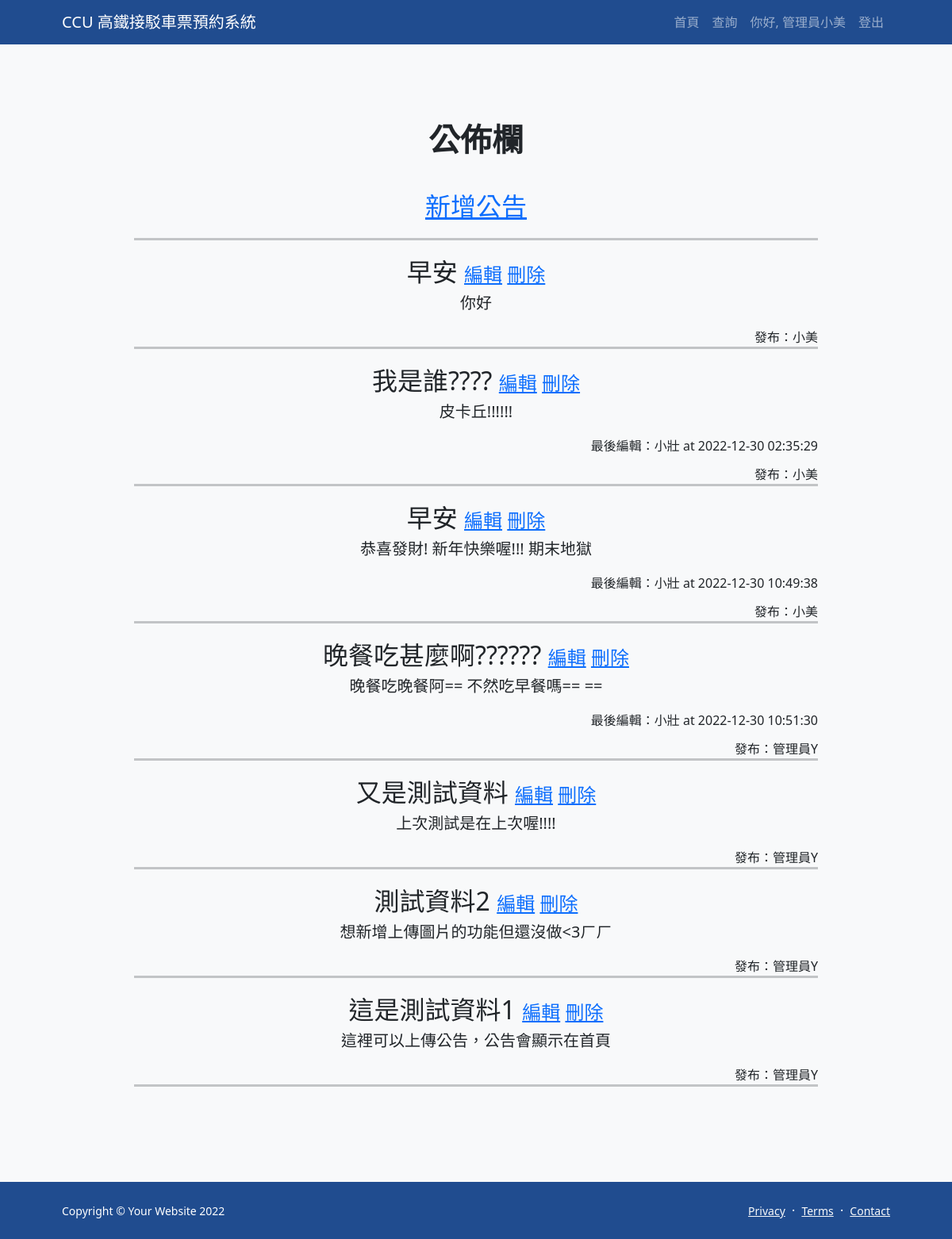
The app's page /announce.php (signed in), older data.
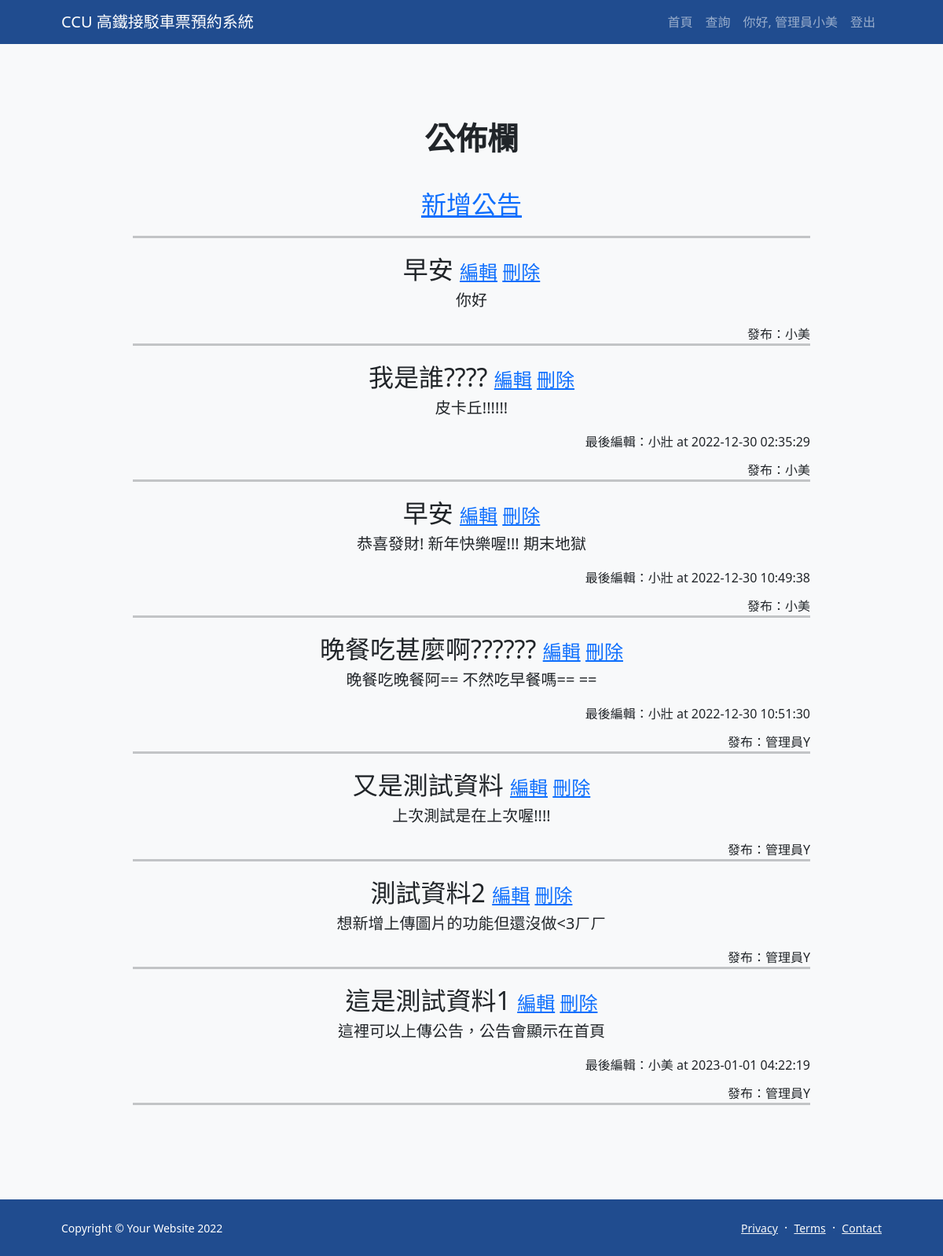
The same page, newer data.
### tables this page shows
CREATE TABLE IF NOT EXISTS `announcement` (
  `index` bigint(20) NOT NULL AUTO_INCREMENT,
  `title` varchar(50) DEFAULT NULL,
  `date` datetime DEFAULT NULL,
  `content` varchar(100) DEFAULT NULL,
  `img` varchar(100) DEFAULT NULL,
  `author` varchar(15) DEFAULT NULL,
  `lastedit` varchar(15) DEFAULT NULL,
  PRIMARY KEY (`index`) USING BTREE
);

### announce.php (the view, shortened to what this page needs)
<?php
    require_once 'dbconnection.php';
    $sqlanc = 'SELECT * FROM `announcement` ORDER BY `index` DESC';
    $data = $pdo->prepare($sqlanc);
    $data->execute();
    $item = $data->fetchAll();
?>
<!DOCTYPE html>
<html lang="zh-TW">
    <head>
        <link href="https://cdn.jsdelivr.net/npm/bootstrap-icons@1.5.0/font/bootstrap-icons.css" rel="stylesheet" />
        <link rel="stylesheet" href="https://code.jquery.com/ui/1.13.1/themes/smoothness/jquery-ui.css" type="text/css"/>
        <link href="css/styles.css" rel="stylesheet" />
        <link rel="stylesheet" href="https://cdn.datatables.net/1.13.1/css/jquery.dataTables.min.css" type="text/css"/>
    </head>
    <body class="d-flex flex-column">
        <main class="flex-shrink-0">
            <nav class="navbar navbar-expand-lg navbar-dark bg-dark">
                <div class="container px-5">
                    <a class="navbar-brand" href="index.php">CCU 高鐵接駁車票預約系統</a>
                    <div class="collapse navbar-collapse" id="navbarSupportedContent">
                        <ul class="navbar-nav ms-auto mb-2 mb-lg-0">
                            <li class="nav-item"><a class="nav-link" href="index.php">首頁</a></li>
                            <li class="nav-item"><a class="nav-link" href="searching.php">查詢</a></li>
                            <?php echo '<li class="nav-item"><a class="nav-link" href="admin.php">你好, 管理員'.$_SESSION['name'].'</a></li>';?>
                            <li class="nav-item"><a class="nav-link" href="logout.php">登出</a></li>
                        </ul>
                    </div>
                </div>
            </nav>
            <div class="py-5 bg-light" id="announce">
                <div class="container px-5 my-5">
                    <div class="row gx-5 justify-content-center">
                        <div class="col-lg-11 col-xl-10">
                            <div class="text-center">
                                <span class='fw-bold display-6 mb-5 '>公佈欄</span>
                                <div class="fs-4 mb-4 ">
                                <br>
                                <a href="A_edit.php?id=-1" class="fs-2">新增公告</a>
                                <br>
                                <hr size='5px' width="100%">
                                 <?php
                                foreach($item as $i){
                                    echo '<span class="fs-2 ">';echo $i['title'];echo' </span>';
                                    echo '<a href="A_edit.php?id='.$i['index'].'">編輯</a> <a href="javascript: del('.$i['index'].')">刪除</a>';
                                    echo '<div class="d-flex align-items-center justify-content-center fs-5">';
                                    echo '<p>'.$i['content'].'</p>'.'</br>'.'</div>';
                                    if(!is_null($i['lastedit'])){
                                        echo '<span class="fw-normal fs-6 float-end">最後編輯：'.$i['lastedit'].' at '.$i['date'].'</span></br>';
                                    }
                                    echo '<span class="fw-normal fs-6 float-end">發布：'.$i['author'].'</span>';
                                    echo '<hr size="5px" width="100%">';
                                }
                                ?>
                                </div>
                            </div>
                        </div>
                    </div>
                </div>
            </div>
        </main>
        <footer class="bg-dark py-4 mt-auto">
            <div class="container px-5">
                <div class="row align-items-center justify-content-between flex-column flex-sm-row">
                    <div class="col-auto"><div class="small m-0 text-white">Copyright &copy; Your Website 2022</div></div>
                    <div class="col-auto">
                        <a class="link-light small" href="#!">Privacy</a>
                        <span class="text-white mx-1">&middot;</span>
                        <a class="link-light small" href="#!">Terms</a>
                        <span class="text-white mx-1">&middot;</span>
                        <a class="link-light small" href="#!">Contact</a>
                    </div>
                </div>
            </div>
        </footer>
    </body>
</html>

Row changes from the older to the newer data that the page shows:
changed announcement "這是測試資料1": lastedit (not shown) → "小美"; date (not shown) → "2023-01-01 04:22:19"
